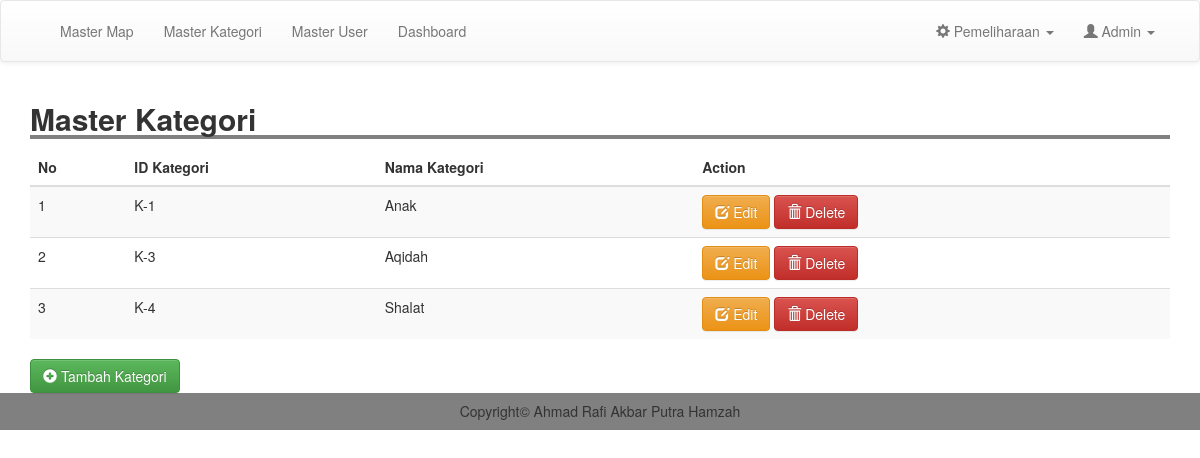
Before: /admin/m_kategori.php (signed in) with the older database file.
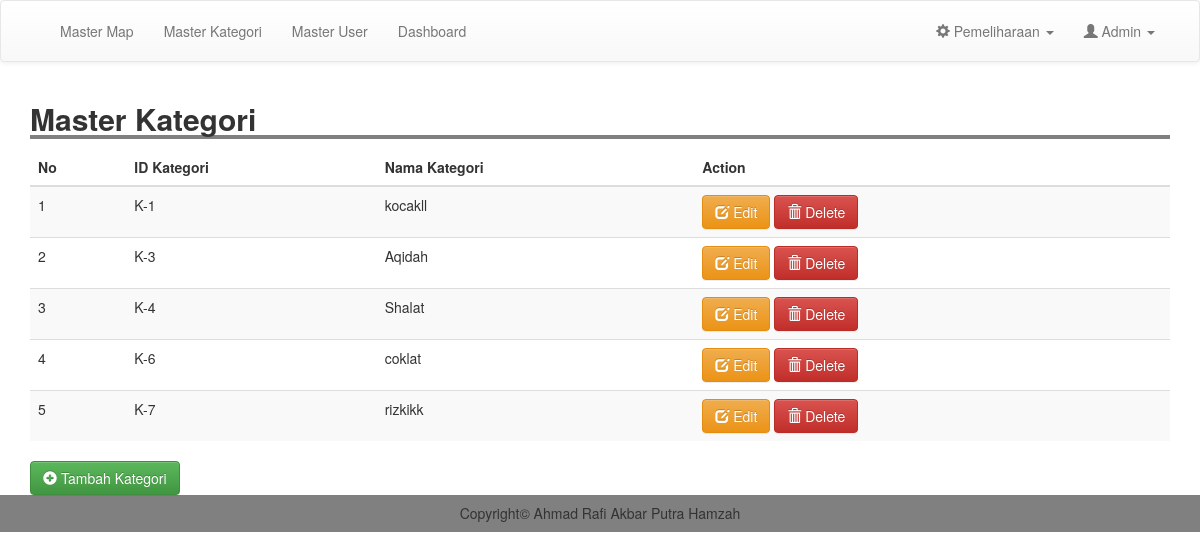
After: the same page with the newer database file.
### tables this page shows
CREATE TABLE `kategori` (
  `id_kategori` varchar(20) NOT NULL,
  `nama_kategori` varchar(50) NOT NULL,
  `deleted` tinyint(1) NOT NULL,
  PRIMARY KEY (`id_kategori`)
);

### admin/m_kategori.php (the view)
<?php
include 'header.php';
?>
<div class="container">
    <h2 style="width: 100%; border-bottom: 4px solid gray"><b>Master Kategori</b></h2>
    <table class="table table-striped">
        <thead>
            <tr>
                <th scope="col">No</th>
                <th scope="col">ID Kategori</th>
                <th scope="col">Nama Kategori</th>
                <th scope="col">Action</th>
            </tr>
        </thead>
        <tbody>
            <?php
            $result = mysqli_query($conn, "SELECT * FROM kategori");
            $no = 1;
            while ($row = mysqli_fetch_assoc($result)) {
            ?>
                <tr>
                    <td><?= $no; ?></td>
                    <td><?= $row['id_kategori']; ?></td>
                    <td><?= $row['nama_kategori']; ?></td>
                    <td>
                        <a href="edit_kategori.php?id=<?= $row['id_kategori']; ?>" class="btn btn-warning"><i class="glyphicon glyphicon-edit"></i> Edit</a>
                        <a href="proses/del_kategori.php?id=<?= $row['id_kategori']; ?>" class="btn btn-danger" onclick="return confirm('Yakin ingin menghapus kategori ini?')"><i class="glyphicon glyphicon-trash"></i> Delete</a>
                    </td>
                </tr>
            <?php
                $no++;
            }
            ?>
        </tbody>
    </table>
    <a href="tm_kategori.php" class="btn btn-success"><i class="glyphicon glyphicon-plus-sign"></i> Tambah Kategori</a>
</div>
<?php
include 'footer.php';
?>

Changed rows visible on the page:
changed kategori "K-1": nama_kategori "Anak" → "kocakll"
added kategori: id_kategori "K-6", nama_kategori "coklat"
added kategori: id_kategori "K-7", nama_kategori "rizkikk"
